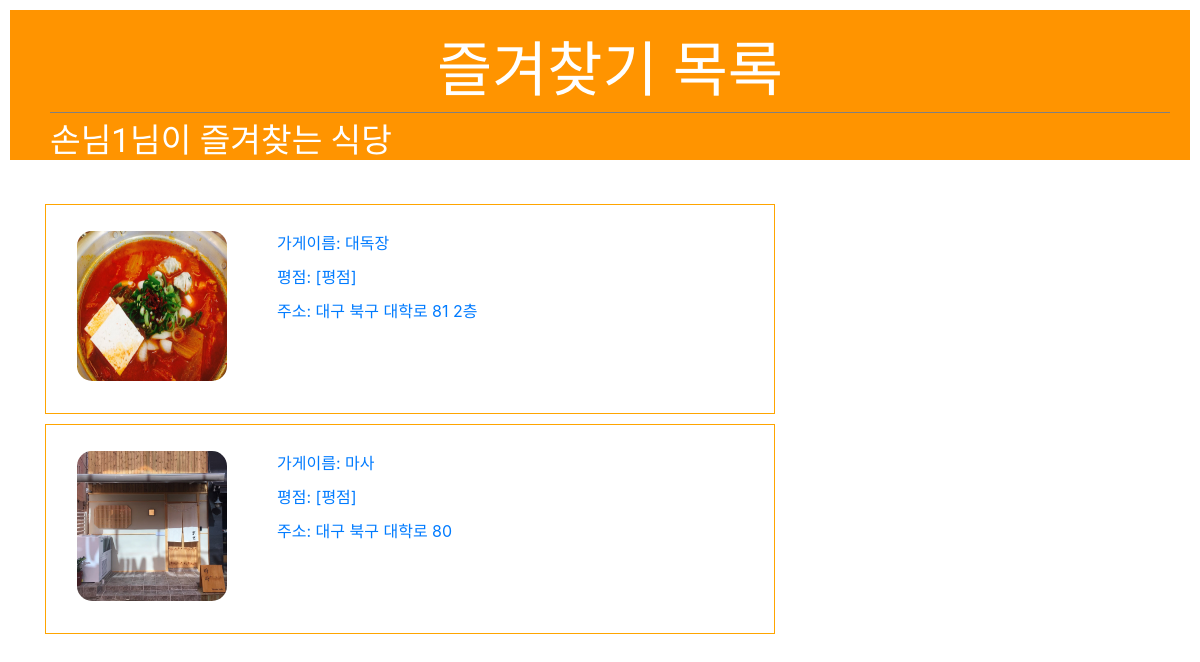
The app's page /like/ (signed in), older data.
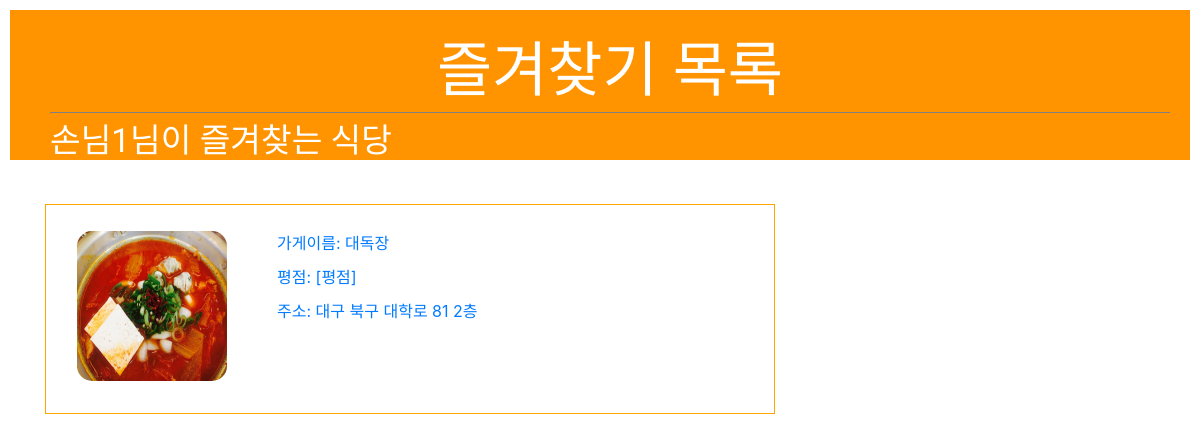
The same page, newer data.
### app1/models.py (models this page shows, shortened)
class Like(models.Model):
    shop = models.ForeignKey(Shop, on_delete=models.CASCADE, null=True) # 특정 market이 삭제되면, 그 market의 즐겨찾기 정보 제거
    user = models.ForeignKey(User, on_delete=models.CASCADE, null=True)

class Shop(models.Model):
    name=models.CharField(max_length=225)
    address=models.CharField(max_length=225)
    phone_number=models.CharField(max_length=225)
    open_time=models.TimeField()
    close_time=models.TimeField()
    category=models.CharField(max_length=225)
    description=models.TextField()
    photo=models.ImageField(upload_to='images/')
    owner=models.ForeignKey(User, on_delete=models.CASCADE, null=True)
    likes =models.ManyToManyField(
        User, # User 모델과 Shop 모델을 M : N 관계로 두겠다.
        through='Like', # Like라는 중개 모델을 통해 M : N 관계를 맺는다.
        through_fields=('shop', 'user'), # Like에 shop 속성, user 속성을 추가하겠다.
        related_name='likes' # 1 : N  관계에서 market과 연결된 comment를 가져올 때 comment_set으로 가져왔는데,
        )

### app1/views.py (the view)
# urls.py: path('like/', app1.views.like, name='like'),
def like(request):
    likes=Like.objects.select_related()
    user=request.user
    print(likes)
    return render(request,'like.html', {'likes':likes})

### app1/templates/like.html (shortened to what this page needs)
<!DOCTYPE html>
<html lang="en">
<head>
    <link rel="stylesheet" href="https://stackpath.bootstrapcdn.com/bootstrap/4.3.1/css/bootstrap.min.css">
</head>
<body>
    <div class="page-header">
        <h1>즐겨찾기 목록</h1>
        <h4>{{user.profile.name}}님이 즐겨찾는 식당</h4>
    </div>
        <div class="col-md-8 panel panel-default">
            <div class='like'>
                <br>
                {% for like in likes %}
                {% if like.user == user %}
                    <div style="height: 210px; padding: 6px; border:1px solid orange;">
                        <a href="{% url 'restaurant' like.shop.id %}">
                            <div class = "container">
                                <div class="nav-image"><img src="{{like.shop.photo.url}}"></div>
                                <div class="content">
                                    <div>가게이름: {{like.shop.name}}</div>
                                    <div>평점: [평점]</div>
                                    <div>주소: {{like.shop.address}}</div>
                                </div>
                            </div>
                        </a>
                    </div>
                {% endif %}
                {% endfor %}
            </div>
        </div>
</body>
</html>

Row changes from the older to the newer data that the page shows:
removed Like: shop.photo (picture), shop.name "마사", shop.address "대구 북구 대학로 80"
